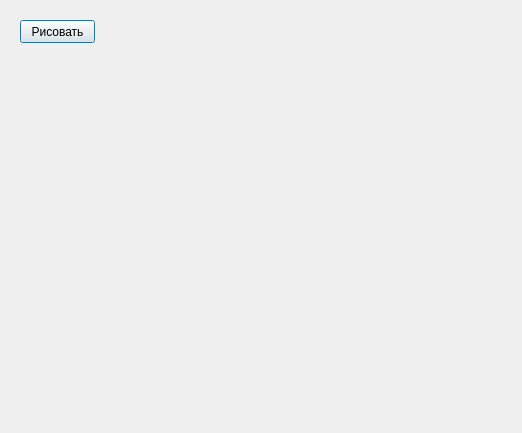
<?xml version="1.0" encoding="UTF-8"?>
<ui version="4.0">
 <class>Dialog</class>
 <widget class="QDialog" name="Dialog">
  <property name="geometry">
   <rect>
    <x>0</x>
    <y>0</y>
    <width>522</width>
    <height>433</height>
   </rect>
  </property>
  <property name="windowTitle">
   <string>Рисование</string>
  </property>
  <widget class="QPushButton" name="pushButton">
   <property name="geometry">
    <rect>
     <x>20</x>
     <y>20</y>
     <width>75</width>
     <height>23</height>
    </rect>
   </property>
   <property name="text">
    <string>Рисовать</string>
   </property>
  </widget>
 </widget>
 <resources/>
 <connections/>
</ui>
